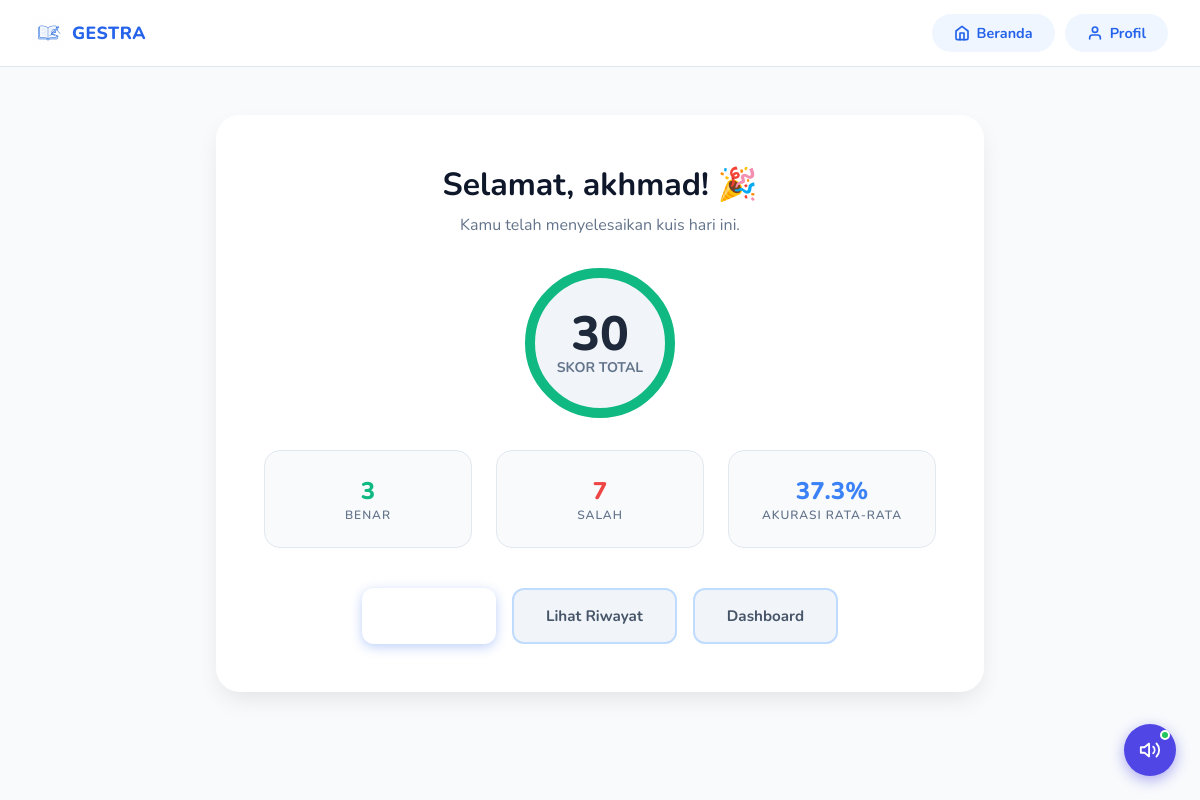
Screenshot of /murid/quiz/hasil/1 (signed in) with the database file from the repository.
### app/models/user.py (models this page shows)
class User(Base):
    __tablename__ = "users"
    id = Column(Integer, primary_key=True, index=True)
    nama = Column(String, index=True)
    email = Column(String, unique=True, index=True)
    password = Column(String)
    role = Column(String, default="murid") # "murid" or "guru"
    foto_profil = Column(String, default="/static/assets/images/mascot.png")

### app/models/quiz.py (models this page shows)
class QuizSession(Base):
    __tablename__ = "quiz_sessions"
    id = Column(Integer, primary_key=True, index=True)
    siswa_id = Column(Integer, ForeignKey("users.id"), index=True)
    mode = Column(String, default="random")  # "random", "timer"
    total_soal = Column(Integer, default=10)
    benar_count = Column(Integer, default=0)
    salah_count = Column(Integer, default=0)
    skor_akhir = Column(Integer, default=0)
    waktu_mulai = Column(DateTime, default=datetime.utcnow)
    waktu_selesai = Column(DateTime, nullable=True)
    durasi_detik = Column(Integer, default=0)
    status = Column(String, default="ongoing")  # "ongoing", "finished"
    siswa = relationship("User")
    details = relationship("QuizDetail", back_populates="session", cascade="all, delete-orphan")

### app/routes/kuis.py (the view)
@router.get("/quiz/hasil/{session_id}", response_class=HTMLResponse)
async def quiz_hasil(request: Request, session_id: int, db: Session = Depends(get_db)):
    user = get_current_user(request, db)
    if not user or user.role != "murid":
        return RedirectResponse(url="/login")
    session = db.query(QuizSession).filter(QuizSession.id == session_id, QuizSession.siswa_id == user.id).first()
    if not session:
        return RedirectResponse(url="/murid/dashboard")
    avg_accuracy = sum([d.confidence for d in session.details]) / len(session.details) if session.details else 0
    return templates.TemplateResponse(
        request=request,
        name="murid/quiz-hasil.html",
        context={
            "user": user,
            "session": session,
            "avg_accuracy": round(avg_accuracy, 1)
        }
    )

### app/templates/murid/quiz-hasil.html (shortened to what this page needs)
{% extends "layout.html" %}
{% block content %}
<div class="result-container">
    <div class="result-card">
        <h1 style="margin-bottom: 0.5rem;">Selamat, {{ user.nama }}! 🎉</h1>
        <p style="color: #64748b; margin-bottom: 2rem;">Kamu telah menyelesaikan kuis hari ini.</p>
        <div class="score-circle">
            <div class="score-val">{{ session.skor_akhir }}</div>
            <div class="score-label">Skor Total</div>
        </div>
        <div class="stats-grid">
            <div class="stat-box">
                <div class="stat-val" style="color: #10b981;">{{ session.benar_count }}</div>
                <div class="stat-label">Benar</div>
            </div>
            <div class="stat-box">
                <div class="stat-val" style="color: #ef4444;">{{ session.salah_count }}</div>
                <div class="stat-label">Salah</div>
            </div>
            <div class="stat-box">
                <div class="stat-val" style="color: #3b82f6;">{{ avg_accuracy }}%</div>
                <div class="stat-label">Akurasi Rata-rata</div>
            </div>
        </div>
        <div class="action-btns">
            <a href="/murid/quiz-random/start" class="btn-action btn-primary">Coba Lagi</a>
            <a href="/murid/riwayat-nilai" class="btn-action btn-secondary">Lihat Riwayat</a>
            <a href="/murid/dashboard" class="btn-action btn-secondary">Dashboard</a>
        </div>
    </div>
</div>
{% endblock %}

### app/static/css/global.css (style rules this page uses)
:root { --blue-50: #EFF6FF; --blue-100: #DBEAFE; --blue-200: #BFDBFE; --blue-300: #93C5FD; --blue-400: #60A5FA; --blue-500: #3B82F6; --blue-600: #2563EB; --blue-700: #1D4ED8; --blue-800: #1E40AF; --gray-50: #F8FAFC; --gray-100: #F1F5F9; --gray-200: #E2E8F0; --gray-300: #CBD5E1; --gray-400: #94A3B8; --gray-500: #64748B; --gray-700: #334155; --gray-900: #0F172A; --white: #FFFFFF; --radius-sm: 8px; --radius-md: 14px; --radius-lg: 20px; --radius-xl: 28px; --shadow-sm: 0 1px 3px rgba(0, 0, 0, .08), 0 1px 2px rgba(0, 0, 0, .06); --shadow-md: 0 4px 16px rgba(37, 99, 235, .10); --shadow-lg: 0 8px 32px rgba(37, 99, 235, .14); --transition: all .22s ease; --font: 'Nunito', sans-serif; }
*, *::before, *::after { box-sizing: border-box; margin: 0; padding: 0; }
html { scroll-behavior: smooth; }
body { font-family: var(--font); background-color: var(--gray-50); color: var(--gray-900); min-height: 100vh; -webkit-font-smoothing: antialiased; }
a { text-decoration: none; color: inherit; }
.btn-primary { display: inline-flex; align-items: center; justify-content: center; gap: 8px; background: var(--blue-600); color: var(--white); font-weight: 700; font-size: .95rem; padding: 13px 28px; border-radius: 50px; border: none; cursor: pointer; transition: var(--transition); box-shadow: 0 3px 12px rgba(37, 99, 235, .30); }
.btn-secondary { display: inline-flex; align-items: center; justify-content: center; gap: 8px; background: var(--blue-50); color: var(--blue-600); font-weight: 700; font-size: .95rem; padding: 13px 28px; border-radius: 50px; border: 2px solid var(--blue-200); cursor: pointer; transition: var(--transition); }
.stats-grid { display: grid; grid-template-columns: repeat(auto-fit, minmax(200px, 1fr)); gap: 20px; margin-bottom: 32px; }
.stat-label { font-size: 0.75rem; font-weight: 800; color: var(--gray-400); text-transform: uppercase; letter-spacing: 1px; }

### app/templates/murid/quiz-hasil.html (style rules this page uses)
.result-container { max-width: 800px; margin: 3rem auto; padding: 0 1rem; text-align: center; }
.result-card { background: white; border-radius: 24px; padding: 3rem; box-shadow: 0 10px 25px -5px rgba(0, 0, 0, 0.1); position: relative; overflow: hidden; }
.result-card::before { content: ''; position: absolute; top: 0; left: 0; right: 0; height: 8px; background: var(--primary-gradient); }
.score-circle { width: 150px; height: 150px; border-radius: 50%; background: #f1f5f9; margin: 0 auto 2rem; display: flex; flex-direction: column; align-items: center; justify-content: center; border: 10px solid #10b981; }
.score-val { font-size: 3rem; font-weight: 800; color: #1e293b; line-height: 1; }
.score-label { font-size: 0.875rem; font-weight: 700; color: #64748b; text-transform: uppercase; }
.stats-grid { display: grid; grid-template-columns: repeat(3, 1fr); gap: 1.5rem; margin-bottom: 2.5rem; }
.stat-box { padding: 1.5rem; background: #f8fafc; border-radius: 16px; border: 1px solid #e2e8f0; }
.stat-val { font-size: 1.5rem; font-weight: 800; color: #1e293b; }
.stat-label { font-size: 0.75rem; font-weight: 600; color: #64748b; }
.action-btns { display: flex; gap: 1rem; justify-content: center; }
.btn-action { padding: 1rem 2rem; border-radius: 12px; font-weight: 700; text-decoration: none; transition: all 0.2s; }
.btn-primary { background: var(--primary-gradient); color: white; }
.btn-secondary { background: #f1f5f9; color: #475569; }

### rows the page displays
User: nama "akhmad"
QuizSession: skor_akhir "30", benar_count "3", salah_count "7"

### other values shown
{{ avg_accuracy }} "37.3"
